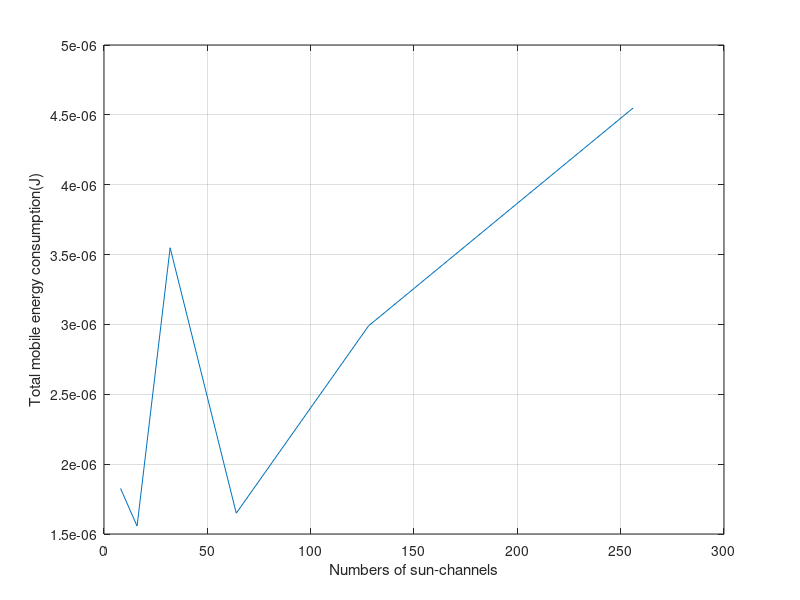

Write MATLAB code to recreate this figure.
x = [8,16,32,64,128,256]; 

y = [1.826163525940376e-06,1.556639927512583e-06,3.548758277768614e-06,1.648765469238367e-06, 2.989573013768654e-06,4.548839490262064e-06];

% 绘制曲线图
plot(x, y); % 绘制 y 关于 x 的曲线

xlabel('Numbers of sun-channels'); % 添加 X 轴标签
ylabel('Total mobile energy consumption(J)'); % 添加 Y 轴标签


grid on;

%x = [4,8,12,16]; 

%y = [2.989573013768654e-06,7.417511361521627e-06,1.398517302787096e-05,4.385186731727625e-05];

% 绘制曲线图
%plot(x, y); % 绘制 y 关于 x 的曲线

%xlabel('Numbers of users'); % 添加 X 轴标签
%ylabel('Total mobile energy consumption(J)'); % 添加 Y 轴标签


%grid on;